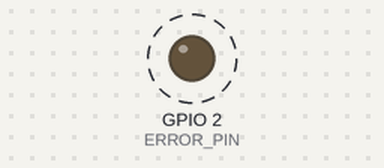
The sketch below on a simulated ESP8266 (NodeMCU). On the bench: output pins drawn as LEDs (lit = HIGH). Dashed ring = blinking. What the sketch prints to the serial monitor is not drawn.

Above: at 0.2 s.
Timing chart, 0 to 3.0 s (numbered marks = the images above):
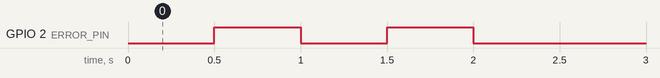

Measured:
- by itself, GPIO 2 (ERROR_PIN): alternates HIGH for 0.50 s and LOW for 0.50 s, 4 changes in all, then stays LOW

The sketch:

sensor.ino
```cpp
// Use this defines to configure your hardware
//#define ETHERNET   //Arduino's ethernet shield
//#define DHT_SENSOR // DHT Termometer and Humidity sensor.
//#define NEOMCU     // NeoMCU V3 board

#define ERROR_PIN 2
#define INFO_PIN 5

#define IPADDR 0,0,0,0
#define IPGTW 192,168,0,1
#define MASK 255,255,255,0

#ifdef ETHERNET
#include <SPI.h>
#include <Ethernet.h>
#endif

#ifdef DHT_SENSOR
#include <DHT.h>
//#define DHT_VERSION DHT11
//#define DHT_VERSION DHT22
#endif

#ifdef NEOMCU
// Recomended to use INFO_PIN 5 (D1) and ERROR_PIN 2
#include "Arduino.h"
#include "ESP8266WiFi.h"
#define WIFINAME "hola"
#define WIFIPASS "hace calor"
#endif

#define SERIALFREQ 9600

class JSONSerialize
{
public:
  virtual String toJSON() {}
};

class Sender
{
public:
  virtual void sendJSON(JSONSerialize *j) {}
};

class Termometer
{
public:
  virtual float get_temperature() {}
};

class Humidity
{
public:
  virtual float get_humidity() {}
};

#ifdef DHT_SENSOR
class DHTSensor : public Humidity, public Termometer, public JSONSerialize
{
private:
  DHT *dht;

public:
  DHTSensor(int digitalPin)
  {
    this->dht = new DHT(digitalPin, DHT_VERSION);
    this->dht->begin();
  }

  ~DHTSensor() {
    delete this->dht;
  }

  float get_temperature()
  {
    return this->dht->readTemperature();
  }

  float get_humidity()
  {
    return this->dht->readHumidity();
  }

  String toJSON()
  {
    return String("{\"temperature\": ") + this->get_temperature() + String(", \"humidity\": ") + this->get_humidity() + String("}");
  }
};
#endif

#ifdef ETHERNET
class EthernetSender : public Sender
{
private:
  EthernetServer server;
  IPAddress ip;
  byte mac[6];

public:
  EthernetSender() : EthernetSender(IPADDR) {}

  EthernetSender(int one, int two, int third, int four) : server(80), ip(one, two, third, four), mac{0xDE, 0xAD, 0xBE, 0xEF, 0xFE, 0xED}
  {
    Ethernet.begin(this->mac, this->ip);
    this->server.begin();
  }

  void sendJSON(JSONSerialize *t)
  {
    EthernetClient client = this->server.available();
    if (client)
    {
      String json = t->toJSON();
      Serial.println("new client");
      client.println("HTTP/1.1 200 OK");
      client.println("Content-Type: application/json;charset=utf-8");
      client.println("Server: ArduingoEthernet");
      client.println("Access-Control-Allow-Origin: *");
      client.println(String("Content-Length: ") + json.length());
      client.println("");
      client.println(json);
      client.stop();
    }
  }
};
#endif

#ifdef NEOMCU
class NeomcuSender : public Sender
{
private:
  WiFiServer server;

  void printMacAdress()
  {
    byte mac[6];
    WiFi.macAddress(mac);
    Serial.print("MAC: ");
    for (int i = 5; i >= 0; i--)
    {
      Serial.print(mac[i], HEX);
      if (i != 0)
      {
        Serial.print(":");
      }
    }
  }

public:
  NeomcuSender() : server(80)
  {
    if (!WiFi.config(IPAddress(IPADDR), IPAddress(MASK), IPAddress(IPGTW))) {
      Serial.println("Static address failed");
    }
    WiFi.begin(WIFINAME, WIFIPASS);
    while (WiFi.status() != WL_CONNECTED)
    {
      delay(500);
      digitalWrite(ERROR_PIN, LOW);
      Serial.println("NOT CONNECTED. RETRIYING...");
    }
    Serial.println("CONNECTED!");
    Serial.println(WiFi.localIP());
    this->printMacAdress();
    digitalWrite(ERROR_PIN, HIGH);
    this->server.begin();
  }

  void sendJSON(JSONSerialize *t)
  {
    WiFiClient client = this->server.available();
    if (client)
    {
      Serial.println("We have a client!!!");
      String json = t->toJSON();
      client.println("HTTP/1.1 200 OK");
      client.println("Content-Type: application/json");
      client.println("Server: ArduingoWiFi");
      client.println("Access-Control-Allow-Origin: *");
      client.println(String("Content-Length: ") + json.length());
      client.println("");
      client.println(json);
      delay(1);
      client.stop();
    }
  }
};
#endif

class ErrorNotifier
{
private:
  int pin;

  void notifyPattern(int pattern[], int length)
  {
    for (int i = 0; i < length; i++)
    {
      delay(500);
      digitalWrite(this->pin, pattern[i]);
    }
    delay(4000);
  }

public:
  ErrorNotifier(int pin) : pin(pin)
  {
    pinMode(this->pin, OUTPUT);
    Serial.begin(SERIALFREQ);
  }

  void nullError()
  {
    int pattern[] = {1, 0, 1, 0};
    this->notifyPattern(pattern, 4);
    Serial.println("Parece que algo es NULL. La cosa no funciona");
  }
};

JSONSerialize *serializer = NULL;
Sender *sender = NULL;
ErrorNotifier notifier(ERROR_PIN);

void setup()
{
#ifdef DHT_SENSOR
  serializer = new DHTSensor(INFO_PIN);
#endif
#ifdef ETHERNET
  sender = new EthernetSender();
#endif
#ifdef NEOMCU
  sender = new NeomcuSender();
#endif
}

void loop()
{
  if (sender == NULL || serializer == NULL)
  {
    notifier.nullError();
  }
  sender->sendJSON(serializer);
}
```
